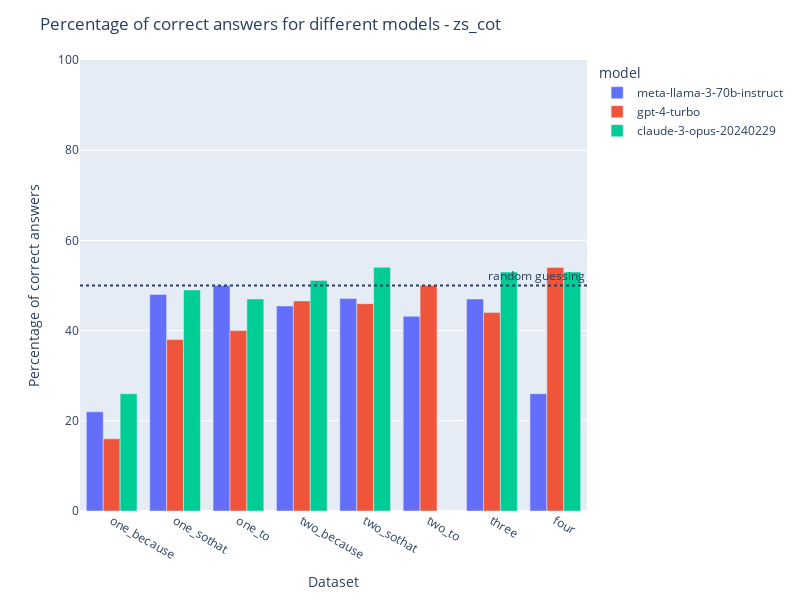

The notebook cell saved with this chart:
### Code cell
draw_baseline_accuracy("zs_cot").show()
# future work: include original linda problem set
# message: even with universal zero shot cot prompt, models barely perform better than random guessing, if at all

### Figure 1 — Plotly figure (JSON) as saved in the notebook; plotly's stock layout.template omitted (floating-point values rounded to 4 significant figures)
{"data": [{"alignmentgroup": "True", "hovertemplate": "model=meta-llama-3-70b-instruct<br>dataset=%{x}<br>percent_correct=%{y}<extra></extra>", "legendgroup": "meta-llama-3-70b-instruct", "marker": {"color": "#636efa", "pattern": {"shape": ""}}, "name": "meta-llama-3-70b-instruct", "offsetgroup": "meta-llama-3-70b-instruct", "orientation": "v", "showlegend": true, "textposition": "auto", "type": "bar", "x": ["one_because", "one_sothat", "one_to", "two_because", "two_sothat", "two_to", "three", "four"], "xaxis": "x", "y": [22, 48, 50, 45.45, 47.13, 43.18, 47, 26], "yaxis": "y"}, {"alignmentgroup": "True", "hovertemplate": "model=gpt-4-turbo<br>dataset=%{x}<br>percent_correct=%{y}<extra></extra>", "legendgroup": "gpt-4-turbo", "marker": {"color": "#EF553B", "pattern": {"shape": ""}}, "name": "gpt-4-turbo", "offsetgroup": "gpt-4-turbo", "orientation": "v", "showlegend": true, "textposition": "auto", "type": "bar", "x": ["one_because", "one_sothat", "one_to", "two_because", "two_sothat", "two_to", "three", "four"], "xaxis": "x", "y": [16, 38, 40, 46.59, 45.98, 50, 44, 54], "yaxis": "y"}, {"alignmentgroup": "True", "hovertemplate": "model=claude-3-opus-20240229<br>dataset=%{x}<br>percent_correct=%{y}<extra></extra>", "legendgroup": "claude-3-opus-20240229", "marker": {"color": "#00cc96", "pattern": {"shape": ""}}, "name": "claude-3-opus-20240229", "offsetgroup": "claude-3-opus-20240229", "orientation": "v", "showlegend": true, "textposition": "auto", "type": "bar", "x": ["one_because", "one_sothat", "one_to", "two_because", "two_sothat", "two_to", "three", "four"], "xaxis": "x", "y": [26, 49, 47, 51.14, 54.02, null, 53, 53], "yaxis": "y"}], "layout": {"annotations": [{"showarrow": false, "text": "random guessing", "x": 1, "xanchor": "right", "xref": "x domain", "y": 50, "yanchor": "bottom", "yref": "y"}], "autosize": false, "barmode": "group", "height": 600, "legend": {"title": {"text": "model"}, "tracegroupgap": 0}, "margin": {"t": 60}, "shapes": [{"line": {"dash": "dot"}, "type": "line", "x0": 0, "x1": 1, "xref": "x domain", "y0": 50, "y1": 50, "yref": "y"}], "title": {"text": "Percentage of correct answers for different models - zs_cot"}, "width": 800, "xaxis": {"anchor": "y", "domain": [0, 1], "title": {"text": "Dataset"}}, "yaxis": {"anchor": "x", "domain": [0, 1], "range": [0, 100], "title": {"text": "Percentage of correct answers"}}}}
